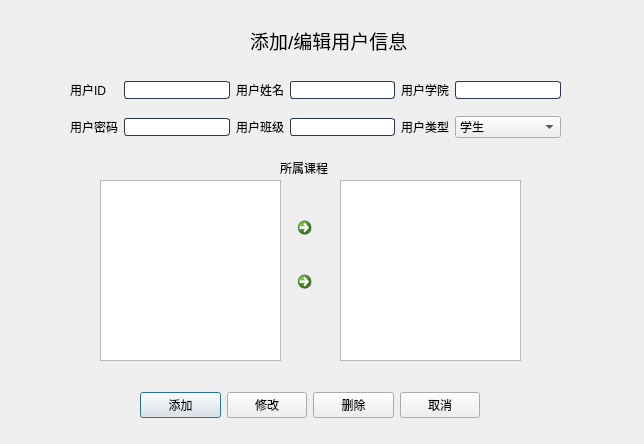
<?xml version="1.0" encoding="UTF-8"?>
<ui version="4.0">
 <class>Information_user</class>
 <widget class="QDialog" name="Information_user">
  <property name="geometry">
   <rect>
    <x>0</x>
    <y>0</y>
    <width>644</width>
    <height>444</height>
   </rect>
  </property>
  <property name="windowTitle">
   <string>用户信息</string>
  </property>
  <property name="styleSheet">
   <string notr="true">font: 25 10pt &quot;微软雅黑 Light&quot;;</string>
  </property>
  <widget class="QLabel" name="label_title">
   <property name="geometry">
    <rect>
     <x>250</x>
     <y>20</y>
     <width>171</width>
     <height>41</height>
    </rect>
   </property>
   <property name="text">
    <string>&lt;html&gt;&lt;head/&gt;&lt;body&gt;&lt;p&gt;&lt;span style=&quot; font-size:14pt;&quot;&gt;添加/编辑用户信息&lt;/span&gt;&lt;/p&gt;&lt;/body&gt;&lt;/html&gt;</string>
   </property>
  </widget>
  <widget class="QWidget" name="gridLayoutWidget">
   <property name="geometry">
    <rect>
     <x>70</x>
     <y>70</y>
     <width>491</width>
     <height>81</height>
    </rect>
   </property>
   <layout class="QGridLayout" name="gridLayout">
    <item row="0" column="4">
     <widget class="QLabel" name="label_user_institude">
      <property name="text">
       <string>用户学院</string>
      </property>
     </widget>
    </item>
    <item row="0" column="1">
     <widget class="QLineEdit" name="lineEdit_user_id">
      <property name="styleSheet">
       <string notr="true">QLineEdit {
    border: 1px solid rgb(41, 57, 85); 
    border-radius: 3px; 
    background: white;   
    selection-background-color: green; 
}
 
QLineEdit:hover {
    border: 1px solid blue; 
}</string>
      </property>
     </widget>
    </item>
    <item row="0" column="3">
     <widget class="QLineEdit" name="lineEdit_user_name">
      <property name="styleSheet">
       <string notr="true">QLineEdit {
    border: 1px solid rgb(41, 57, 85); 
    border-radius: 3px; 
    background: white;   
    selection-background-color: green; 
}
 
QLineEdit:hover {
    border: 1px solid blue; 
}</string>
      </property>
     </widget>
    </item>
    <item row="0" column="5">
     <widget class="QLineEdit" name="lineEdit_user_institude">
      <property name="styleSheet">
       <string notr="true">QLineEdit {
    border: 1px solid rgb(41, 57, 85); 
    border-radius: 3px; 
    background: white;   
    selection-background-color: green; 
}
 
QLineEdit:hover {
    border: 1px solid blue; 
}</string>
      </property>
     </widget>
    </item>
    <item row="0" column="0">
     <widget class="QLabel" name="label_user_id">
      <property name="text">
       <string>用户ID</string>
      </property>
     </widget>
    </item>
    <item row="0" column="2">
     <widget class="QLabel" name="label_user_name">
      <property name="text">
       <string>用户姓名</string>
      </property>
     </widget>
    </item>
    <item row="1" column="0">
     <widget class="QLabel" name="label__user_password">
      <property name="text">
       <string>用户密码</string>
      </property>
     </widget>
    </item>
    <item row="1" column="1">
     <widget class="QLineEdit" name="lineEdit_user_password">
      <property name="contextMenuPolicy">
       <enum>Qt::DefaultContextMenu</enum>
      </property>
      <property name="styleSheet">
       <string notr="true">QLineEdit {
    border: 1px solid rgb(41, 57, 85); 
    border-radius: 3px; 
    background: white;   
    selection-background-color: green; 
}
 
QLineEdit:hover {
    border: 1px solid blue; 
}</string>
      </property>
      <property name="text">
       <string extracomment="默认密码为用户名ID"/>
      </property>
      <property name="echoMode">
       <enum>QLineEdit::Password</enum>
      </property>
     </widget>
    </item>
    <item row="1" column="2">
     <widget class="QLabel" name="label_user_class">
      <property name="enabled">
       <bool>true</bool>
      </property>
      <property name="text">
       <string>用户班级</string>
      </property>
     </widget>
    </item>
    <item row="1" column="3">
     <widget class="QLineEdit" name="lineEdit_user_class">
      <property name="styleSheet">
       <string notr="true">QLineEdit {
    border: 1px solid rgb(41, 57, 85); 
    border-radius: 3px; 
    background: white;   
    selection-background-color: green; 
}
 
QLineEdit:hover {
    border: 1px solid blue; 
}</string>
      </property>
      <property name="readOnly">
       <bool>false</bool>
      </property>
     </widget>
    </item>
    <item row="1" column="4">
     <widget class="QLabel" name="label_user_type">
      <property name="text">
       <string>用户类型</string>
      </property>
     </widget>
    </item>
    <item row="1" column="5">
     <widget class="QComboBox" name="comboBox_user_type">
      <item>
       <property name="text">
        <string>学生</string>
       </property>
      </item>
      <item>
       <property name="text">
        <string>教师</string>
       </property>
      </item>
      <item>
       <property name="text">
        <string>管理员</string>
       </property>
      </item>
     </widget>
    </item>
   </layout>
  </widget>
  <widget class="QLabel" name="label_course">
   <property name="geometry">
    <rect>
     <x>280</x>
     <y>160</y>
     <width>61</width>
     <height>16</height>
    </rect>
   </property>
   <property name="styleSheet">
    <string notr="true">font: 25 11pt &quot;微软雅黑 Light&quot;;</string>
   </property>
   <property name="text">
    <string>所属课程</string>
   </property>
  </widget>
  <widget class="QWidget" name="horizontalLayoutWidget">
   <property name="geometry">
    <rect>
     <x>140</x>
     <y>380</y>
     <width>340</width>
     <height>51</height>
    </rect>
   </property>
   <layout class="QHBoxLayout" name="horizontalLayout">
    <item>
     <widget class="QPushButton" name="add_btn">
      <property name="text">
       <string>添加</string>
      </property>
     </widget>
    </item>
    <item>
     <widget class="QPushButton" name="update_btn">
      <property name="text">
       <string>修改</string>
      </property>
     </widget>
    </item>
    <item>
     <widget class="QPushButton" name="del_btn">
      <property name="text">
       <string>删除</string>
      </property>
     </widget>
    </item>
    <item>
     <widget class="QPushButton" name="cancel_btn">
      <property name="text">
       <string>取消</string>
      </property>
     </widget>
    </item>
   </layout>
  </widget>
  <widget class="QTableView" name="tableView_course_y">
   <property name="geometry">
    <rect>
     <x>100</x>
     <y>180</y>
     <width>181</width>
     <height>181</height>
    </rect>
   </property>
   <property name="styleSheet">
    <string notr="true">QTableView:hover {
    border: 1px solid blue; 
}</string>
   </property>
   <property name="editTriggers">
    <set>QAbstractItemView::NoEditTriggers</set>
   </property>
   <property name="selectionBehavior">
    <enum>QAbstractItemView::SelectRows</enum>
   </property>
   <attribute name="horizontalHeaderVisible">
    <bool>false</bool>
   </attribute>
   <attribute name="horizontalHeaderDefaultSectionSize">
    <number>88</number>
   </attribute>
   <attribute name="horizontalHeaderMinimumSectionSize">
    <number>20</number>
   </attribute>
   <attribute name="horizontalHeaderStretchLastSection">
    <bool>false</bool>
   </attribute>
   <attribute name="verticalHeaderVisible">
    <bool>false</bool>
   </attribute>
   <attribute name="verticalHeaderDefaultSectionSize">
    <number>25</number>
   </attribute>
  </widget>
  <widget class="QTableView" name="tableView_course_n">
   <property name="geometry">
    <rect>
     <x>340</x>
     <y>180</y>
     <width>181</width>
     <height>181</height>
    </rect>
   </property>
   <property name="styleSheet">
    <string notr="true">QTableView:hover {
    border: 1px solid blue; 
}</string>
   </property>
   <property name="editTriggers">
    <set>QAbstractItemView::NoEditTriggers</set>
   </property>
   <property name="selectionBehavior">
    <enum>QAbstractItemView::SelectRows</enum>
   </property>
   <attribute name="horizontalHeaderVisible">
    <bool>false</bool>
   </attribute>
   <attribute name="horizontalHeaderDefaultSectionSize">
    <number>88</number>
   </attribute>
   <attribute name="horizontalHeaderMinimumSectionSize">
    <number>20</number>
   </attribute>
   <attribute name="horizontalHeaderStretchLastSection">
    <bool>false</bool>
   </attribute>
   <attribute name="verticalHeaderVisible">
    <bool>false</bool>
   </attribute>
   <attribute name="verticalHeaderDefaultSectionSize">
    <number>25</number>
   </attribute>
  </widget>
  <widget class="QWidget" name="verticalLayoutWidget_2">
   <property name="geometry">
    <rect>
     <x>290</x>
     <y>210</y>
     <width>41</width>
     <height>101</height>
    </rect>
   </property>
   <layout class="QVBoxLayout" name="verticalLayout_2">
    <item>
     <widget class="QCommandLinkButton" name="select_course_btn">
      <property name="text">
       <string/>
      </property>
      <property name="icon">
       <iconset resource="resourse.qrc">
        <normaloff>:/image/link_l.png</normaloff>:/image/link_l.png</iconset>
      </property>
     </widget>
    </item>
    <item>
     <widget class="QCommandLinkButton" name="cancel_course_btn">
      <property name="text">
       <string/>
      </property>
      <property name="icon">
       <iconset resource="resourse.qrc">
        <normaloff>:/image/link_r.png</normaloff>:/image/link_r.png</iconset>
      </property>
     </widget>
    </item>
   </layout>
  </widget>
 </widget>
 <resources>
  <include location="resourse.qrc"/>
 </resources>
 <connections/>
</ui>
